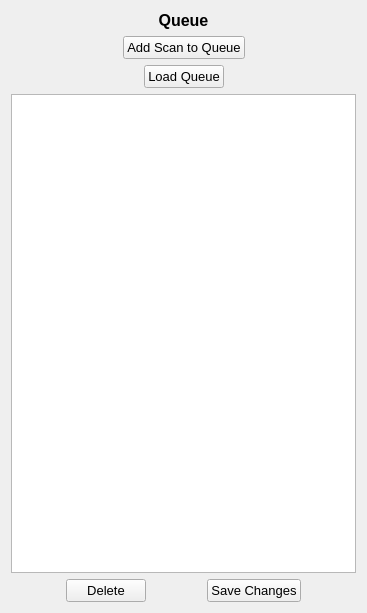
<?xml version="1.0" encoding="UTF-8"?>
<ui version="4.0">
 <class>Form</class>
 <widget class="QWidget" name="Form">
  <property name="geometry">
   <rect>
    <x>0</x>
    <y>0</y>
    <width>367</width>
    <height>613</height>
   </rect>
  </property>
  <property name="windowTitle">
   <string>Form</string>
  </property>
  <layout class="QVBoxLayout" name="verticalLayout">
   <item>
    <widget class="QLabel" name="label">
     <property name="font">
      <font>
       <pointsize>12</pointsize>
       <weight>75</weight>
       <bold>true</bold>
      </font>
     </property>
     <property name="text">
      <string>Queue</string>
     </property>
     <property name="alignment">
      <set>Qt::AlignCenter</set>
     </property>
    </widget>
   </item>
   <item>
    <layout class="QHBoxLayout" name="horizontalLayout_4">
     <item>
      <spacer name="horizontalSpacer">
       <property name="orientation">
        <enum>Qt::Horizontal</enum>
       </property>
       <property name="sizeHint" stdset="0">
        <size>
         <width>40</width>
         <height>20</height>
        </size>
       </property>
      </spacer>
     </item>
     <item>
      <widget class="QPushButton" name="add">
       <property name="font">
        <font>
         <pointsize>10</pointsize>
        </font>
       </property>
       <property name="text">
        <string>Add Scan to Queue</string>
       </property>
      </widget>
     </item>
     <item>
      <spacer name="horizontalSpacer_9">
       <property name="orientation">
        <enum>Qt::Horizontal</enum>
       </property>
       <property name="sizeHint" stdset="0">
        <size>
         <width>40</width>
         <height>20</height>
        </size>
       </property>
      </spacer>
     </item>
    </layout>
   </item>
   <item>
    <layout class="QHBoxLayout" name="horizontalLayout_5">
     <item>
      <spacer name="horizontalSpacer_2">
       <property name="orientation">
        <enum>Qt::Horizontal</enum>
       </property>
       <property name="sizeHint" stdset="0">
        <size>
         <width>40</width>
         <height>20</height>
        </size>
       </property>
      </spacer>
     </item>
     <item>
      <widget class="QPushButton" name="load_queue">
       <property name="font">
        <font>
         <pointsize>10</pointsize>
        </font>
       </property>
       <property name="text">
        <string>Load Queue</string>
       </property>
      </widget>
     </item>
     <item>
      <spacer name="horizontalSpacer_10">
       <property name="orientation">
        <enum>Qt::Horizontal</enum>
       </property>
       <property name="sizeHint" stdset="0">
        <size>
         <width>40</width>
         <height>20</height>
        </size>
       </property>
      </spacer>
     </item>
    </layout>
   </item>
   <item>
    <widget class="QListWidget" name="Queue_list">
     <property name="font">
      <font>
       <pointsize>12</pointsize>
      </font>
     </property>
    </widget>
   </item>
   <item>
    <layout class="QHBoxLayout" name="horizontalLayout_2">
     <item>
      <spacer name="horizontalSpacer_7">
       <property name="orientation">
        <enum>Qt::Horizontal</enum>
       </property>
       <property name="sizeHint" stdset="0">
        <size>
         <width>40</width>
         <height>20</height>
        </size>
       </property>
      </spacer>
     </item>
     <item>
      <widget class="QPushButton" name="delete_2">
       <property name="font">
        <font>
         <pointsize>10</pointsize>
        </font>
       </property>
       <property name="text">
        <string>Delete</string>
       </property>
      </widget>
     </item>
     <item>
      <spacer name="horizontalSpacer_6">
       <property name="orientation">
        <enum>Qt::Horizontal</enum>
       </property>
       <property name="sizeHint" stdset="0">
        <size>
         <width>40</width>
         <height>20</height>
        </size>
       </property>
      </spacer>
     </item>
     <item>
      <widget class="QPushButton" name="Save_queue">
       <property name="font">
        <font>
         <pointsize>10</pointsize>
        </font>
       </property>
       <property name="text">
        <string>Save Changes</string>
       </property>
      </widget>
     </item>
     <item>
      <spacer name="horizontalSpacer_8">
       <property name="orientation">
        <enum>Qt::Horizontal</enum>
       </property>
       <property name="sizeHint" stdset="0">
        <size>
         <width>40</width>
         <height>20</height>
        </size>
       </property>
      </spacer>
     </item>
    </layout>
   </item>
  </layout>
 </widget>
 <resources/>
 <connections/>
</ui>
